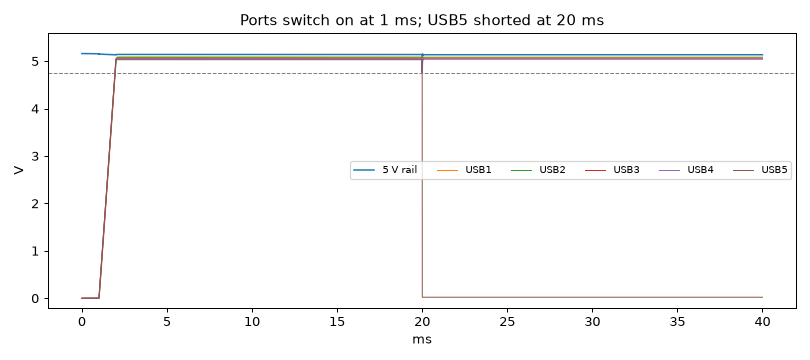

Python code for this plot:
# -*- coding: utf-8 -*-
"""Print Hub v1: what the 5 V rail does when ports switch on, and when one
is shorted while the others run (ngspice).

    python3 sim/port_events.py     writes sim/port_events.md and port_events.png; exits 1 on a failed check

The model, and why each piece is pessimistic:
  buck       a current source that follows the rail's demand with a 10 us
             lag (an 800 kHz constant-on-time buck answers in a few
             switching cycles, ~5 us) and stops at its 8 A valley limit, set
             to hold 5.16 V
  rail caps  what the board has, derated for DC bias (power_budget.py):
             4 x 22 uF at the buck, 22 uF at each switch input
  switch     TPS25200 as a current limiter with its soft start: the output
             follows a 1 ms ramp at switch-on (TI: 2.05 ms typical rise
             time; faster is worse here), 90 mOhm (hot) until the current
             reaches 2.2 A (its highest limit), then constant current.  A
             short is first met with only the on-resistance for 2 us (the
             limiter's response time, TI E2E for the TPS2553 family), so the
             rail takes the full surge for that long
  output     22 uF at each port; the loads are the accessories: fan 0.45 A
             plus 220 uF, light 0.6 A plus 100 uF, two filters charging at
             0.8 A
Events: t = 1 ms ports 1-4 come on 250 ms apart in the firmware; here they
are all switched on together (worse); t = 20 ms port 5 is shorted to ground.
"""
import os, subprocess, sys, tempfile

HERE = os.path.dirname(os.path.abspath(__file__))

DECK = """* Print Hub v1 port events
.param vset=5.16 cap_buck={4*22u*0.6} cap_sw={22u*0.6} cap_port={22u*0.6}
* buck: lagged current source, limited to 8 A
Berr nerr 0 V = {max(0, min(8, 200*(vset - v(rail))))}
Rlag nerr nlag 1k
Clag nlag 0 10n
Bbuck 0 rail I = {max(0, min(8, v(nlag)))}
Cb rail 0 {cap_buck}
Rbleed rail 0 1k
* port n: switch (on-resistance, limited at 2.2 A after a 2 us response), shunt, output cap, load
.subckt port rail out en lim=2.2
Bsw rail sw I = {min(max(0, v(en)*v(rail) - v(sw))/0.09, v(lim_ok) > 0.5 ? 2.2 : 1000)}
Rsh sw out 0.02
Co out 0 {cap_port}
Cin rail 0 {cap_sw}
* the limiter arms 2 us after the current first exceeds the limit
Bdet ndet 0 V = {(v(en)*v(rail)-v(sw))/0.09 > 2.2 ? 1 : 0}
Rd ndet lim_ok 2k
Cd lim_ok 0 1n
.ends
Ven1 en1 0 PWL(0 0 1m 0 2m 1)
Ven2 en2 0 PWL(0 0 1m 0 2m 1)
Ven3 en3 0 PWL(0 0 1m 0 2m 1)
Ven4 en4 0 PWL(0 0 1m 0 2m 1)
Ven5 en5 0 PWL(0 0 1m 0 2m 1)
X1 rail o1 en1 port
X2 rail o2 en2 port
X3 rail o3 en3 port
X4 rail o4 en4 port
X5 rail o5 en5 port
* loads: fan, light, two filters charging, and port 5: a phone at 1 A until it is shorted
Rf o1 0 {5/0.45}
Cf o1 0 220u
Rl o2 0 {5/0.6}
Cl o2 0 100u
Rc3 o3 0 {5/0.8}
Rc4 o4 0 {5/0.8}
Rp5 o5 0 5
Sshort o5 0 nsh 0 swmod
Vsh nsh 0 PWL(0 0 20m 0 20.0001m 1)
.model swmod sw(vt=0.5 ron=0.01 roff=1e9)
.ic v(rail)=5.16 v(nlag)=0
.tran 0.2u 40m 0 0.2u
.control
run
wrdata {out} v(rail) v(o1) v(o2) v(o3) v(o4) v(o5)
.endc
.end
"""


def main():
    import numpy as np
    tmp = tempfile.mkdtemp()
    data = os.path.join(tmp, 'ev.txt')
    deck = os.path.join(tmp, 'ev.cir')
    open(deck, 'w').write(DECK.replace('{out}', data))
    r = subprocess.run(['ngspice', '-b', deck], capture_output=True, text=True)
    if not os.path.exists(data):
        print(r.stdout[-2000:], r.stderr[-2000:])
        raise SystemExit('ngspice failed')
    a = np.loadtxt(data)
    t = a[:, 0]
    rail = a[:, 1]
    outs = [a[:, 3 + 2 * k] for k in range(5)]
    ok = []

    def win(t0, t1):
        return (t >= t0) & (t < t1)

    w_on, w_steady, w_short = win(1e-3, 19e-3), win(15e-3, 19.9e-3), win(20e-3, 40e-3)
    rail_min_on = rail[w_on].min()
    rail_min_short = rail[w_short].min()
    others_min_short = min(o[w_short].min() for o in outs[:4])
    others_late = min(o[win(21e-3, 40e-3)].min() for o in outs[:4])
    steady = [o[w_steady].mean() for o in outs]
    ok.append((rail_min_on > 4.9, 'all five ports on together: the rail dips to %.2f V (logic needs > 3.6 V)' % rail_min_on))
    ok.append((others_min_short > 4.6, 'port 5 shorted: the other ports dip to %.2f V for the 2 us before the limiter acts' % others_min_short))
    ok.append((others_late > 4.75, 'port 5 shorted, after 1 ms: the other ports hold %.2f V' % others_late))
    L = ['# Print Hub v1: port events (ngspice)\n', 'Computed by `sim/port_events.py`; the model and its '
         'pessimistic choices are in its docstring.\n', '| | value |', '|---|---|',
         '| rail before any port | 5.16 V |',
         '| rail, lowest, while every port switches on together | %.2f V |' % rail_min_on,
         '| port voltages with fan, light, two filters and a 1 A phone | %s V |' % ' / '.join('%.2f' % v for v in steady),
         '| rail, lowest, when port 5 is shorted | %.2f V |' % rail_min_short,
         '| ports 1-4, lowest, during the short\'s first microseconds | %.2f V |' % others_min_short,
         '| ports 1-4, from 1 ms after the short on | %.2f V |' % others_late,
         '\nThe firmware then switches port 5 off on the switch\'s FAULT line (8 ms deglitch); the '
         'model leaves it on, current-limited, to show the steady case.\n', '## Checks\n']
    L += ['- %s %s' % ('PASS' if g else 'FAIL', s) for g, s in ok]
    open(os.path.join(HERE, 'port_events.md'), 'w').write('\n'.join(L) + '\n')
    try:
        import matplotlib
        matplotlib.use('Agg')
        import matplotlib.pyplot as plt
        fig, ax = plt.subplots(figsize=(9, 4))
        ax.plot(t * 1e3, rail, label='5 V rail', lw=1.2)
        for k, o in enumerate(outs):
            ax.plot(t * 1e3, o, label='USB%d' % (k + 1), lw=0.8)
        ax.axhline(4.75, color='0.5', ls='--', lw=0.8)
        ax.set_xlabel('ms'); ax.set_ylabel('V'); ax.set_ylim(-0.2, 5.6); ax.legend(ncol=6, fontsize=8)
        ax.set_title('Ports switch on at 1 ms; USB5 shorted at 20 ms')
        plt.tight_layout(); plt.savefig(os.path.join(HERE, 'port_events.png'), dpi=90)
    except ImportError:
        pass
    bad = [s for g, s in ok if not g]
    print('%d checks, %d failed -> sim/port_events.md' % (len(ok), len(bad)))
    for s in bad:
        print('  FAIL', s)
    return not bad


if __name__ == '__main__':
    sys.exit(0 if main() else 1)
